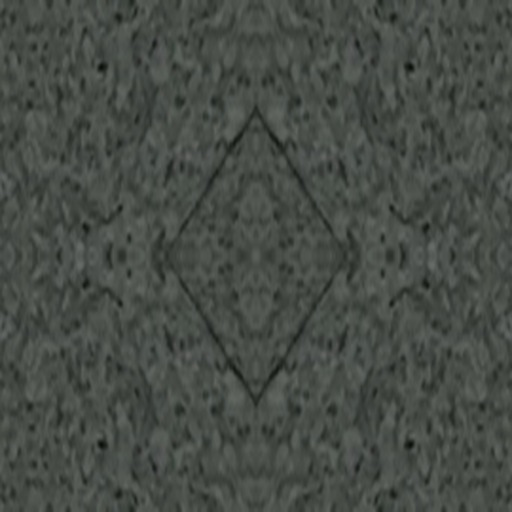
#> input picture metro2/modules/stations/grushevka/art/floor_dark.jpg, 512 x 512 px, given in place of 20261122_171306.jpg, which was not available
$ python build_art.py --photos ../../modules/stations/grushevka/art
#> lines starting #> are read from the running program, lines starting #| are printed output that depends on the picture
from pathlib import Path
import argparse,json,hashlib,shutil
import numpy as np
from PIL import Image,ImageOps,ImageFilter
ROOT=Path(__file__).resolve().parents[2]
p=argparse.ArgumentParser();p.add_argument('--photos',type=Path,required=True);args=p.parse_args()
OUT=ROOT/'modules/stations/grushevka/art';OUT.mkdir(parents=True,exist_ok=True)
records=[]
def image(stem):
#> called with stem = '171306'
    f=args.photos/('20261122_'+stem+'.jpg');im=ImageOps.exif_transpose(Image.open(f)).convert('RGB');im.thumbnail((1500,1200));return f,im
#> in image, im is the input picture: PIL image 512x512 RGB; mean R, G, B 70.9, 76, 70.4
def rec(stem,name,coordinates):
    f,_=image(stem);records.append(dict(source=f.name,sha256=hashlib.sha256(f.read_bytes()).hexdigest(),asset=name,coordinates_at_preview_1500x1200=coordinates))
def mat(stem,name,rect,tint):
    _,im=image(stem);im=im.crop(rect).resize((256,256),Image.Resampling.LANCZOS)
#> after `im = im.crop(rect).resize((256, 256), Image.Resampling.LANCZOS)`: im: PIL image 256x256 RGB; every value is 0
    a=np.array(im,dtype=float)-np.array(im.filter(ImageFilter.GaussianBlur(28)),dtype=float)+np.array(tint)
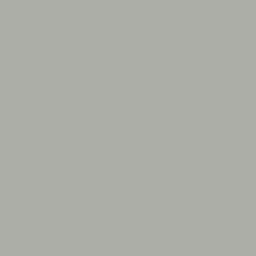
#> a: shape (256, 256, 3) float64; mean R, G, B 172, 174, 167
    im=Image.fromarray(np.uint8(np.clip(a,0,255)))
    out=Image.new('RGB',(512,512));out.paste(im,(0,0));out.paste(ImageOps.mirror(im),(256,0));out.paste(ImageOps.flip(im),(0,256));out.paste(ImageOps.flip(ImageOps.mirror(im)),(256,256));out.save(OUT/name,quality=92);rec(stem,name,rect)
#> after `out = Image.new('RGB', (512, 512))`: out: PIL image 512x512 RGB; every value is 0
def rectify(stem,name,corners,size):
    _,im=image(stem);a=[];b=[]
    for (u,v),(x,y) in zip([(0,0),(size[0]-1,0),(size[0]-1,size[1]-1),(0,size[1]-1)],corners):
        a.extend([[u,v,1,0,0,0,-x*u,-x*v],[0,0,0,u,v,1,-y*u,-y*v]]);b.extend([x,y])
    im=im.transform(size,Image.Transform.PERSPECTIVE,np.linalg.solve(np.array(a),np.array(b)),Image.Resampling.BICUBIC);im.save(OUT/name,quality=95);rec(stem,name,corners);return im
mat('171306','floor_light.jpg',(1030,415,1250,580),(172,174,167))
mat('171306','floor_dark.jpg',(602,706,737,762),(71,76,71))
#> call 2 of mat, with stem = '171306', name = 'floor_dark.jpg', rect = (602, 706, 737, 762), tint = (71, 76, 71)
#> in mat (call 2), `a=np.array(im,dtype=float)-np.array(im.filter(ImageFilter.GaussianBlur..`:
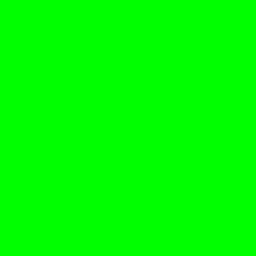
#> a: shape (256, 256, 3) float64; mean R, G, B 71, 76, 71; drawn with min black and max white
#> in mat (call 2), `im=Image.fromarray(np.uint8(np.clip(a,0,255)))`:
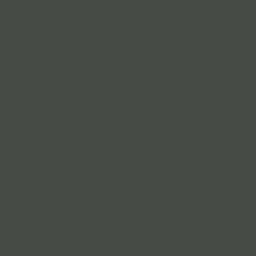
#> im: PIL image 256x256 RGB; mean R, G, B 71, 76, 71
mat('171205','plinth_green.jpg',(750,574,1040,683),(57,67,57))
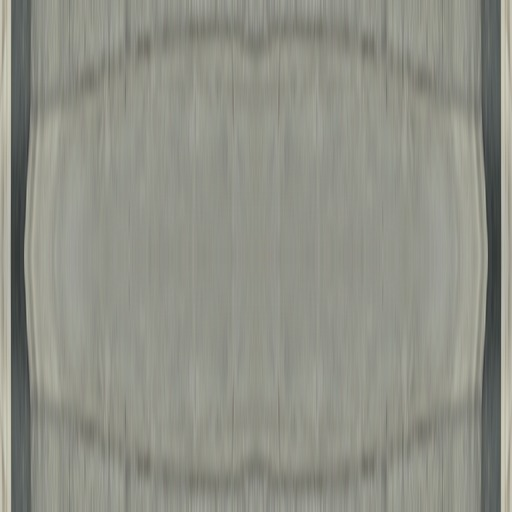
#> input picture metro2/modules/stations/grushevka/art/stair_granite.jpg, 512 x 512 px, given in place of 20261122_171205.jpg, which was not available
#> in image, im is the input picture: PIL image 512x512 RGB; mean R, G, B 143.3, 144.6, 134.8
mat('171147','stair_granite.jpg',(95,726,960,740),(145,146,136))
mat('171147','marble.jpg',(32,134,180,310),(185,187,175))
mat('171306','seat_wood.jpg',(542,376,656,413),(172,142,99))
#> in mat (call 6), `a=np.array(im,dtype=float)-np.array(im.filter(ImageFilter.GaussianBlur..`:
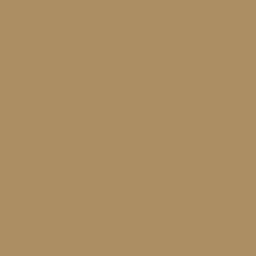
#> a: shape (256, 256, 3) float64; mean R, G, B 172, 142, 99
#> in mat (call 6), `out.paste(ImageOps.mirror(im), (256, 0))`:
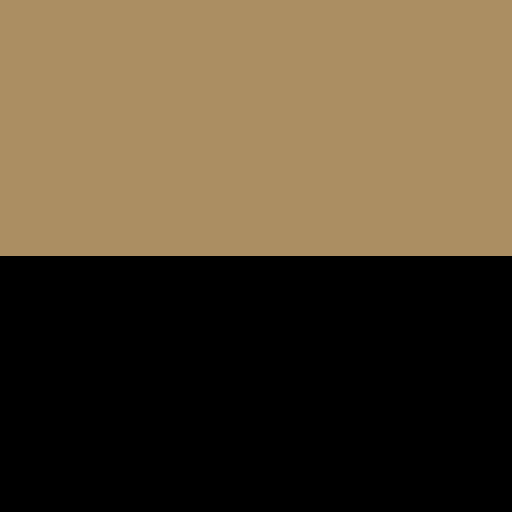
#> out: PIL image 512x512 RGB; mean R, G, B 86, 71, 49.5
#> in mat (call 6), `out.paste(ImageOps.flip(im), (0, 256))`:
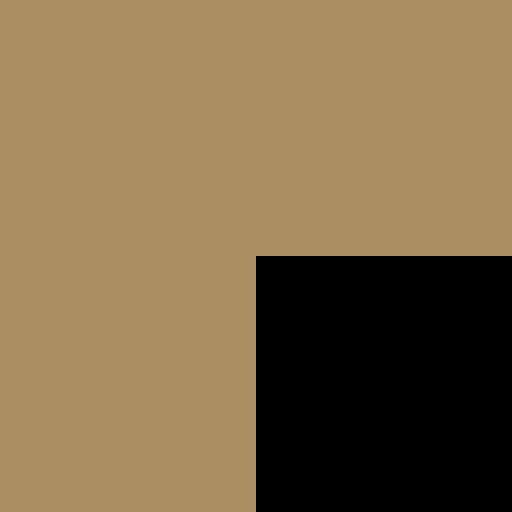
#> out: PIL image 512x512 RGB; mean R, G, B 129, 106.5, 74.2
#> (the run stopped early here; a loop or call above may not have finished)
